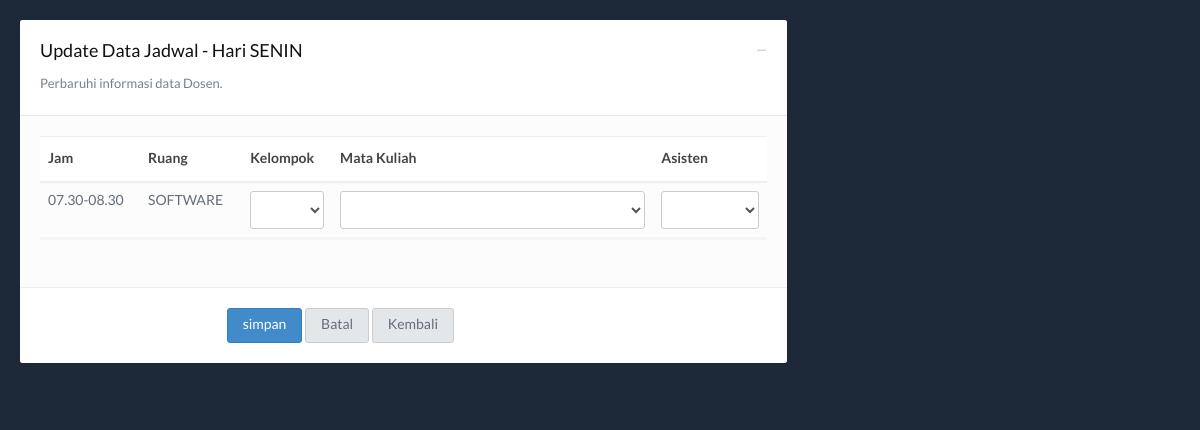
Page /admin/jadwal-edit.php?id=1 (signed in) on the committed database.
### tables this page shows
CREATE TABLE IF NOT EXISTS `tb_penjadwalan` (
  `id_jadwal` int(4) NOT NULL AUTO_INCREMENT,
  `hari_jadwal` varchar(20) NOT NULL,
  `jam_jadwal` varchar(12) NOT NULL,
  `ruang_jadwal` varchar(10) NOT NULL,
  `kelompok_jadwal` varchar(2) DEFAULT NULL,
  `matkul_jadwal` varchar(100) NOT NULL,
  `asisten_jadwal` varchar(100) NOT NULL,
  PRIMARY KEY (`id_jadwal`)
);

### admin/jadwal-edit.php (the view, shortened to what this page needs)
?><!DOCTYPE html>
<html lang="en">
<head>
  <link href="../lib/css/style.default.css" rel="stylesheet">
  <link href="../lib/css/fullcalendar.css" rel="stylesheet">
</head>
<body>
  <?php
  $id   = $_GET['id'];
  list($hari, $jam, $ruang )
  = mysql_fetch_row(mysql_query("SELECT hari_jadwal, jam_jadwal, ruang_jadwal
                                 FROM tb_penjadwalan WHERE id_jadwal='$id'"));
  ?>
  <section>
    <div class="contentpanel">
      <div class="row">
        <div class="col-md-8">
         <form id="basicForm" action="jadwal-proses.php?id=<?php echo $id;?>&act=update" class="form-horizontal" method="post">
              <div class="panel panel-default">
                <div class="panel-heading">
                  <div class="panel-btns">
                    <a href="#" class="minimize">&minus;</a>
                  </div>
                  <h4 class="panel-title">Update Data Jadwal - Hari <?php echo $hari;?></h4>
                  <p>Perbaruhi informasi data Dosen.</p>
                </div>
                <div class="panel-body">
                    <div class="table-responsive">
                      <table class="table mb30">
                        <thead>
                          <tr>
                            <tr>
                              <th width="100">Jam</th>
                              <th>Ruang</th>
                              <th>Kelompok</th>
                              <th>Mata Kuliah</th>
                              <th>Asisten</th>
                            </tr>
                          </tr>
                        </thead>
                        <tbody>
                          <tr>
                            <td><?php echo $jam;?></td>
                            <td><?php echo $ruang;?></td>
                            <td>
                              <select class="form-control" name="kelompok">
                                <option value=""></option>
                                <?php for ($i=1; $i < 8; $i++) { ?>
                                <option value="<?=$i;?>"><?=$i;?></option>
                                <?php } ?>
                              </select>
                            </td>
                            <td>
                              <select class="form-control" name="matkul">
                                <option value=""></option>
                              <?php  $e = mysql_query("SELECT * FROM tb_matkul ");
                                     while ($f = mysql_fetch_assoc($e)) {  ?>
                                <option value="<?=$f['nama_matkul']?>" ><?=$f['nama_matkul']?></option>
                             <?php } ?>
                                </select>
                            </td>
                            <td>
                              <select class="form-control" name="aslab">
                              <option value=""></option>
                              <?php  $c = mysql_query("SELECT * FROM tb_aslab ");
                                     while ($d = mysql_fetch_assoc($c)) {  ?>
                                <option value="<?=$d['nama_aslab']?>" ><?=$d['nama_aslab']?></option>
                             <?php } ?>
                                </select>
                            </td>
                        </tbody>
                      </table>
                      </div>
                  </div>
                <div class="panel-footer">
                  <div class="row">
                    <div class="col-sm-9 col-sm-offset-3">
                      <button class="btn btn-primary">simpan</button>
                      <button type="reset" class="btn btn-default">Batal</button>
                      <a href="jadwal.php"><button type="back" class="btn btn-default">Kembali</button></a>
                    </div>
                  </div>
                </div>
              </div>
            </form>
          </div>
          <div class="col-md-4">
          </div>
        </div>
    </div>
</section>
</body>
</html>

### rows in the picture
tb_penjadwalan: hari_jadwal "SENIN", jam_jadwal "07.30-08.30", ruang_jadwal "SOFTWARE"
